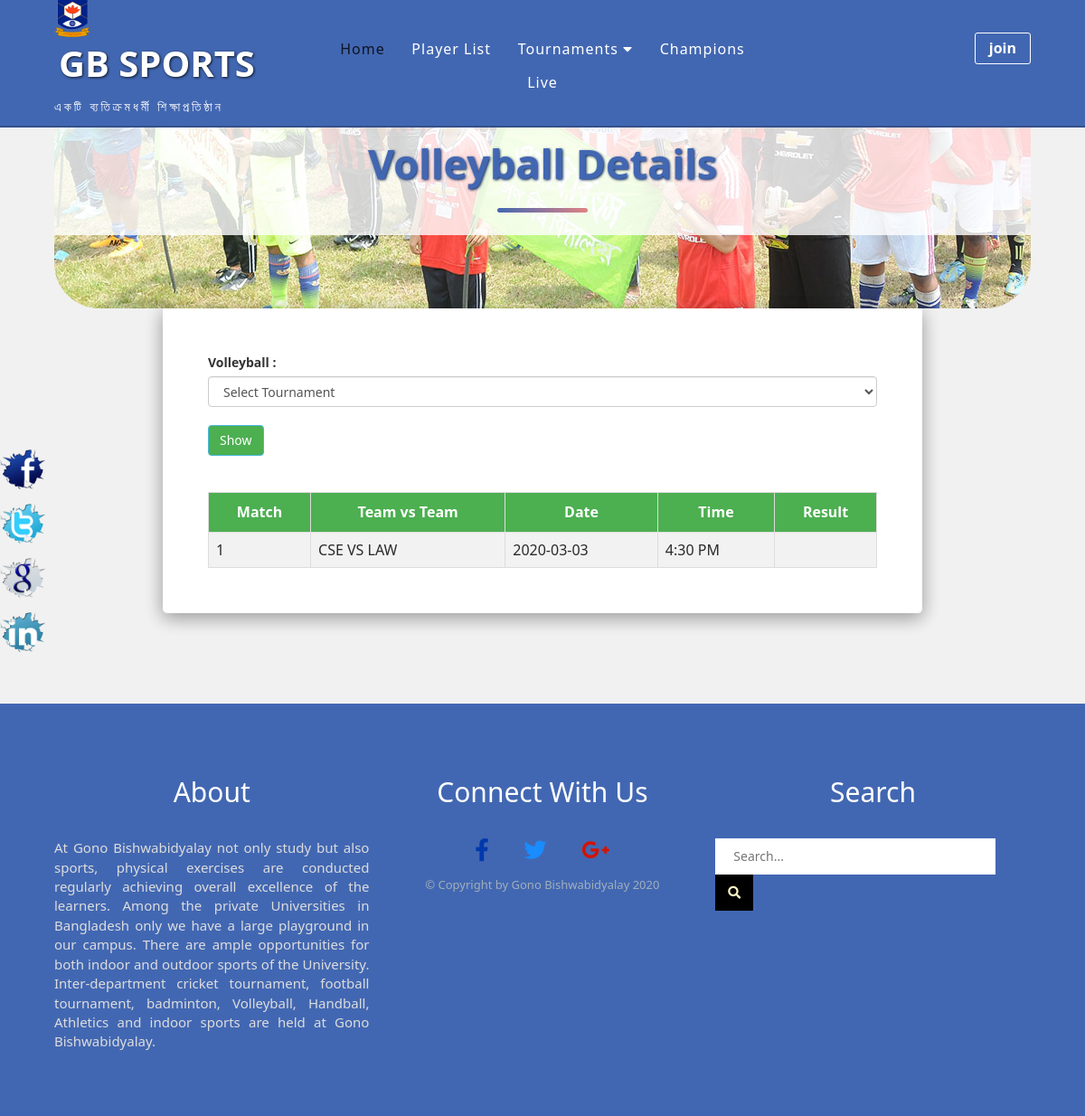
/volleyball.php, run on the app's committed database.
### tables this page shows
CREATE TABLE `volleyball` (
  `vol_id` int(11) NOT NULL,
  `vol_team` text NOT NULL,
  `vol_date` text NOT NULL,
  `vol_result` text NOT NULL,
  `dates` date NOT NULL,
  `times` time NOT NULL
);

### volleyball.php (the view, shortened to what this page needs)
<?php require_once('include/header.php'); ?>
    <?php
 $connect = mysqli_connect("localhost", "root", "", "gbsports");
 $query = "SELECT * FROM volleyball ORDER BY vol_id desc LIMIT 10";
 $result = mysqli_query($connect, $query);
 ?>
    <section class="volley-section clearfix">
    <div class="row heading-title">
              <h1>volleyball details</h1>
         </div>
        <div class="row volley-wrapper">
                <label for="volley">Volleyball : </label>
                 <select id="from_date" name="from_date" class="form-control">
                        <option disabled selected value="Select Tournament">Select Tournament</option>
                    </select>
                    <br>
                 <input type="button" name="filter" id="filter" value="Show" class="btn btn-info show" />
                <div class="volley-summary">
                    <table class="volley-table">
                        <thead>
                            <tr>
                                <th>Match</th>
                                <th>Team vs Team</th>
                                <th>Date</th>
                                <th>Time</th>
                                <th>Result</th>
                            </tr>
                            <?php
                         while($row = mysqli_fetch_array($result))
                         {
                         ?>
                              <tr>
                                   <td><?php echo $row["vol_id"]; ?></td>
                                   <td><?php echo $row["vol_team"]; ?></td>
                                   <td><?php echo $row["dates"]; ?></td>
                                   <td><?php echo date('g:i A', strtotime($row["times"])); ?></td>
                                   <td> <?php echo $row["vol_result"]; ?></td>
                              </tr>
                         <?php
                         }
                         ?>
                        </thead>
                    </table>
                </div>
        </div>
    </section>
    <section class="fixed-icon-section">
        <div class="fixed-icon clearfix">
            <a href="#"><img src="img/facebook.png" alt="facebook"></a>
            <a href="#"><img src="img/twitter.png" alt="twitter"></a>
            <a href="#"><img src="img/google.png" alt="google plus"></a>
            <a href="#"><img src="img/linkedin.png" alt="linkedin"></a>
        </div>
    </section>
   <?php  require_once('include/footer.php'); ?>

### css/style.css (style rules this page uses)
* { margin: 0; padding: 0; box-sizing: border-box; outline: 0; }
html { font-size: 62.5%; scroll-behavior: smooth; }
.clearfix::after { content: " "; display: table; clear: both; *zoom: 1; }
.row { width: 90%; margin: 0 auto; }
body { font-family: 'Segoe UI', Tahoma, Geneva, Verdana, sans-serif; background-color: #F1F1F1; overflow-x: hidden; }
h1 { font-size: 4.5rem; font-weight: bold; }
h1::after { content: ""; width: 10rem; height: .5rem; background-color: #4267B2; display: block; margin: 0 auto; border-radius: .5rem; margin-top: 2.5rem; margin-bottom: 1rem; background-image: linear-gradient(to right, #4267B2, rgb(224, 131, 131)); }
table { width: 100%; border-collapse: collapse; font-size: 1.6rem; color: #2a2a2a; }
th, td { border: .1rem solid #ddd; padding: .8rem; }
table tr:nth-child(even) { background-color: #f2f2f2; }
th { padding-top: 1rem; padding-bottom: 1rem; text-align: center; background-color: #4CAF50; color: #fff; }
.volley-section { padding: 0 0 10rem 0; }
.volley-section h1 { text-align: center; }
.volley-wrapper { width: 70%; margin: 0 auto; box-shadow: 0 .5rem 2rem 0 rgba(0, 0, 0, 0.2), 0 .5rem 2rem 0 rgba(0, 0, 0, 0.2); padding: 5rem; border-radius: 0 0 .5rem .5rem; background-color: #fff; }
.volley-summary { padding-top: 4rem; }
.heading-title { background-image: url(../img/heading-title.jpg); background-repeat: no-repeat; height: 20rem; border-radius: 0 0 5rem 5rem; background-position: bottom center; }
.heading-title > h1 { margin: 0; padding: 0; background: rgba(255, 255, 255, 0.8); text-shadow: .2rem .2rem .5rem #fff; color: #4267B2; text-transform: capitalize; padding: 1.5rem 0; text-shadow: .1rem .1rem .3rem rgb(1, 29, 85); }
.fixed-icon { position: fixed; left: 0; top: 40%; }
.fixed-icon img { width: 5rem; display: block; margin-bottom: 1rem; }
.show { background-color: #4CAF50; }

### data on the page
volleyball: vol_id "1", vol_team "CSE VS LAW", dates "2020-03-03", times "4:30 PM"
